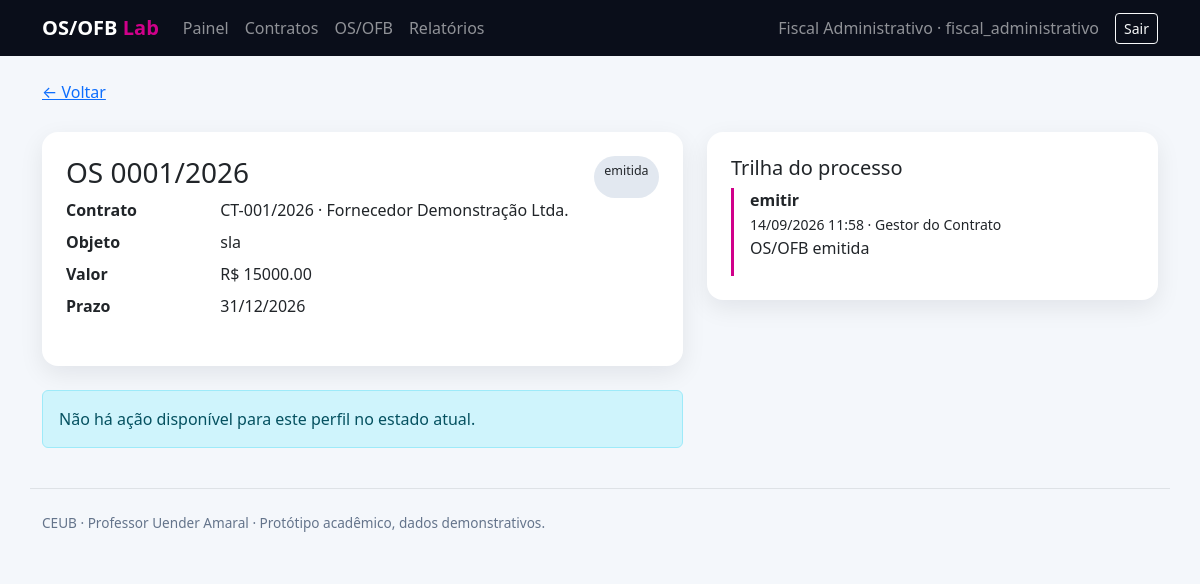
Screenshot of /orders/1 (signed in) with the database file from the repository.
### models.py (models this page shows, shortened)
class User(UserMixin, db.Model):
    id=db.Column(db.Integer, primary_key=True); name=db.Column(db.String(120), nullable=False)
    username=db.Column(db.String(80), unique=True, nullable=False, index=True)
    email=db.Column(db.String(120), unique=True, nullable=False)
    password_hash=db.Column(db.String(255), nullable=False); role=db.Column(db.String(40), nullable=False)
    active=db.Column(db.Boolean, default=True, nullable=False); created_at=db.Column(db.DateTime(timezone=True), default=now)
    @property
    def is_active(self): return self.active

class ServiceOrder(db.Model):
    id=db.Column(db.Integer,primary_key=True); number=db.Column(db.String(50),unique=True,nullable=False,index=True)
    contract_id=db.Column(db.Integer,db.ForeignKey('contract.id'),nullable=False,index=True); contract=db.relationship('Contract',backref='orders')
    kind=db.Column(db.String(10),nullable=False,default='OS'); description=db.Column(db.Text,nullable=False)
    value=db.Column(db.Numeric(14,2),nullable=False,default=0); status=db.Column(db.String(50),nullable=False,default='emitida',index=True)
    due_date=db.Column(db.Date); created_by=db.Column(db.Integer,db.ForeignKey('user.id'),nullable=False)
    created_at=db.Column(db.DateTime(timezone=True),default=now); updated_at=db.Column(db.DateTime(timezone=True),default=now,onupdate=now)

class Contract(db.Model):
    id=db.Column(db.Integer,primary_key=True); number=db.Column(db.String(50),unique=True,nullable=False)
    supplier=db.Column(db.String(160),nullable=False); object=db.Column(db.Text,nullable=False)
    total_value=db.Column(db.Numeric(14,2),nullable=False,default=0); start_date=db.Column(db.Date,nullable=False); end_date=db.Column(db.Date,nullable=False)
    created_at=db.Column(db.DateTime(timezone=True),default=now)

class WorkflowEvent(db.Model):
    id=db.Column(db.Integer,primary_key=True); order_id=db.Column(db.Integer,db.ForeignKey('service_order.id'),nullable=False,index=True)
    order=db.relationship('ServiceOrder',backref=db.backref('events',lazy=True,cascade='all, delete-orphan'))
    action=db.Column(db.String(60),nullable=False); from_status=db.Column(db.String(50)); to_status=db.Column(db.String(50),nullable=False)
    notes=db.Column(db.Text); actor_id=db.Column(db.Integer,db.ForeignKey('user.id'),nullable=False); actor=db.relationship('User')
    created_at=db.Column(db.DateTime(timezone=True),default=now)

### app.py (the view)
@app.route('/orders/<int:id>')
@login_required
def order_detail(id):
 x=db.get_or_404(ServiceOrder,id); f=TransitionForm(); choices=[]
 for code,label,target,allowed in TRANSITIONS.get(x.status,[]):
  if current_user.role in allowed: choices.append((code,label))
 f.action.choices=choices
 return render_template('order_detail.html',o=x,form=f,choices=choices)

### app.py (called while the page is built)
@login.user_loader
def load_user(i): return db.session.get(User,int(i))

@app.after_request
def headers(r):
 r.headers['X-Content-Type-Options']='nosniff'; r.headers['X-Frame-Options']='DENY'; r.headers['Referrer-Policy']='strict-origin-when-cross-origin'
 r.headers['Content-Security-Policy']="default-src 'self'; style-src 'self' 'unsafe-inline' https://cdn.jsdelivr.net; script-src 'self' https://cdn.jsdelivr.net; font-src https://cdn.jsdelivr.net; img-src 'self' data:"
 return r

### templates/order_detail.html
{% extends 'base.html' %}{% block content %}<a href="{{url_for('orders')}}">← Voltar</a><div class="row g-4 mt-1"><div class="col-lg-7"><div class="card p-4"><div class="d-flex justify-content-between"><h1 class="h3">{{o.kind}} {{o.number}}</h1><span class="status">{{o.status|replace('_',' ')}}</span></div><dl class="row"><dt class="col-sm-3">Contrato</dt><dd class="col-sm-9">{{o.contract.number}} · {{o.contract.supplier}}</dd><dt class="col-sm-3">Objeto</dt><dd class="col-sm-9">{{o.description}}</dd><dt class="col-sm-3">Valor</dt><dd class="col-sm-9">R$ {{'%.2f'|format(o.value)}}</dd><dt class="col-sm-3">Prazo</dt><dd class="col-sm-9">{{o.due_date.strftime('%d/%m/%Y')}}</dd></dl></div>{% if choices %}<div class="card p-4 mt-4"><h2 class="h5">Registrar próxima etapa</h2><form method="post" action="{{url_for('transition',id=o.id)}}">{{form.hidden_tag()}}<div class="mb-3">{{form.action.label(class='form-label')}}{{form.action(class='form-select')}}</div><div class="mb-3">{{form.notes.label(class='form-label')}}{{form.notes(class='form-control',rows=4,placeholder='Informe evidência verificável, resultado e observações.')}}</div>{{form.submit(class='btn btn-primary')}}</form></div>{% else %}<div class="alert alert-info mt-4">Não há ação disponível para este perfil no estado atual.</div>{% endif %}</div><div class="col-lg-5"><div class="card p-4"><h2 class="h5">Trilha do processo</h2><div class="timeline">{% for e in o.events|sort(attribute='created_at',reverse=true) %}<div class="timeline-item"><strong>{{e.action|replace('_',' ')}}</strong><br><small>{{e.created_at.strftime('%d/%m/%Y %H:%M')}} · {{e.actor.name}}</small><div>{{e.notes}}</div>{% if e.from_status %}<small>{{e.from_status}} → {{e.to_status}}</small>{% endif %}</div>{% endfor %}</div></div></div></div>{% endblock %}

### templates/base.html (shortened to what this page needs)
<!doctype html><html lang="pt-BR"><head><link href="https://cdn.jsdelivr.net/npm/bootstrap@5.3.3/dist/css/bootstrap.min.css" rel="stylesheet"><link rel="stylesheet" href="{{ url_for('static',filename='style.css') }}"></head><body>{% if current_user.is_authenticated %}<nav class="navbar navbar-expand-lg navbar-dark"><div class="container"><a class="navbar-brand fw-bold" href="{{url_for('dashboard')}}">OS/OFB <span class="brand-accent">Lab</span></a><div id="nav" class="collapse navbar-collapse"><div class="navbar-nav me-auto"><a class="nav-link" href="{{url_for('dashboard')}}">Painel</a><a class="nav-link" href="{{url_for('contracts')}}">Contratos</a><a class="nav-link" href="{{url_for('orders')}}">OS/OFB</a><a class="nav-link" href="{{url_for('reports')}}">Relatórios</a></div><span class="navbar-text me-3">{{current_user.name}} · {{current_user.role}}</span><form method="post" action="{{url_for('logout')}}"><button class="btn btn-outline-light btn-sm">Sair</button></form></div></div></nav>{% endif %}<main id="conteudo" class="container py-4">{% block content %}{% endblock %}</main><footer class="container py-4 footer border-top">CEUB · Professor Uender Amaral · Protótipo acadêmico, dados demonstrativos.</footer></body></html>

### static/style.css (style rules this page uses)
body { background:#f4f7fb;color:#152238 }
.navbar { background:#0a0e1a!important }
.brand-accent { color:#D0008A }
.card { border:0;border-radius:16px;box-shadow:0 8px 24px rgba(10,14,26,.08) }
.status { font-size:.78rem;padding:.35rem .65rem;border-radius:999px;background:#e2e8f0 }
.timeline { border-left:3px solid #D0008A;padding-left:1rem }
.timeline-item { margin-bottom:1rem }
.footer { color:#64748b;font-size:.85rem }

### rows the page displays
User: name "Fiscal Administrativo", role "fiscal_administrativo"
ServiceOrder: kind "OS", number "0001/2026", status "emitida", description "sla", value "15000.00", due_date "31/12/2026"
Contract: contract.number "CT-001/2026", contract.supplier "Fornecedor Demonstração Ltda."
WorkflowEvent: action "emitir", created_at "14/09/2026 11:58", actor.name "Gestor do Contrato", notes "OS/OFB emitida"
